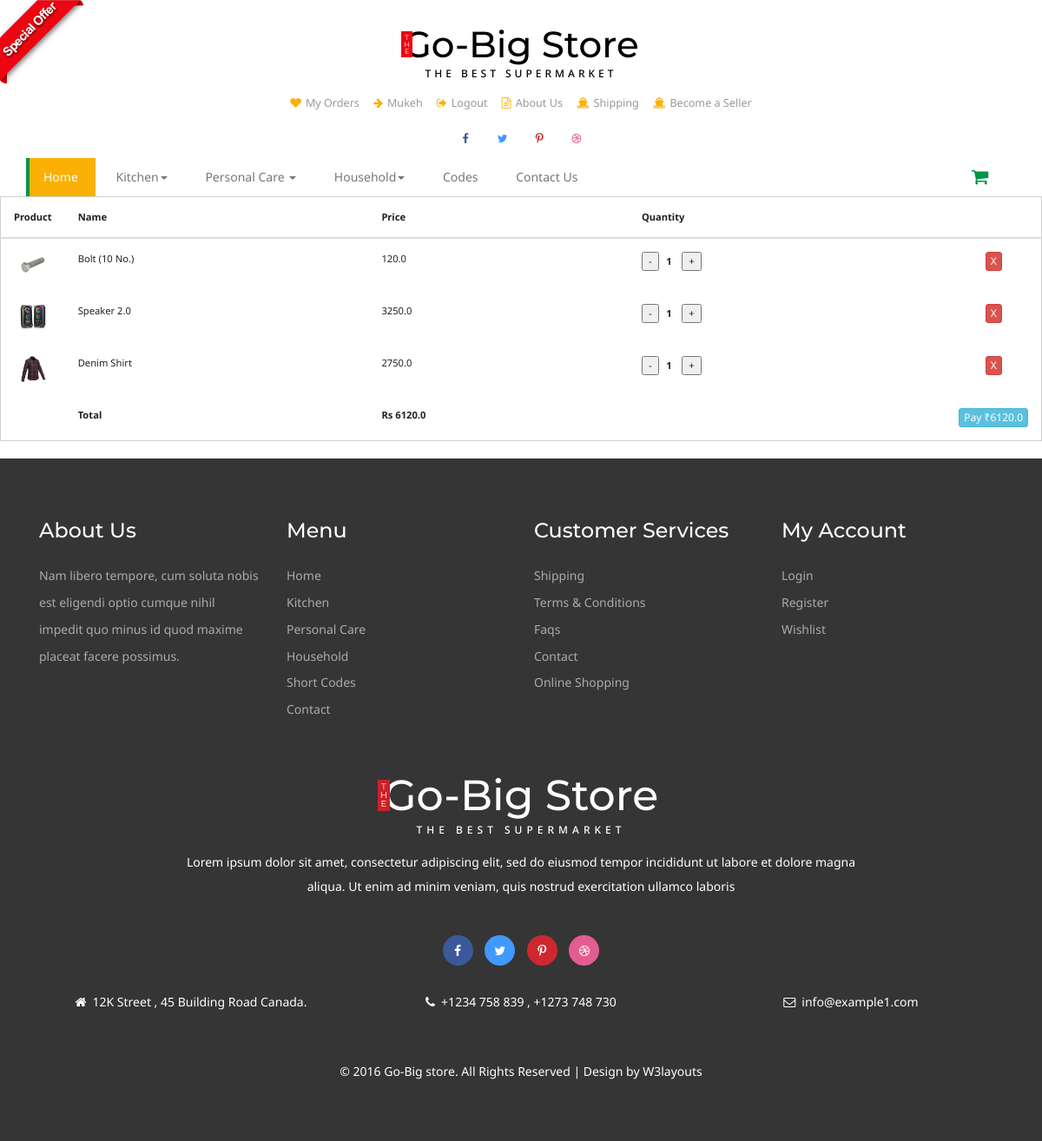
Screenshot of /cart/ (signed in) with the database file from the repository.
### buyer/models.py (models this page shows, shortened)
class Buyer(models.Model):
    first_name = models.CharField(max_length=50)
    last_name = models.CharField(max_length=50)
    email = models.EmailField(unique=True)
    password = models.CharField(max_length=50)
    address = models.TextField(max_length=250)

class Cart(models.Model):
    product =  models.ForeignKey(Product, on_delete=models.CASCADE)
    buyer =  models.ForeignKey(Buyer, on_delete=models.CASCADE)
    quantity = models.IntegerField(default=1)

### seller/models.py (models this page shows, shortened)
class Product(models.Model):
    product_name = models.CharField(max_length=100)
    desc = models.CharField(max_length=200)
    price = models.FloatField(default=1.0)
    product_stock = models.IntegerField(default=0)
    product_pic = models.FileField(upload_to='product_pics', default='productdef.png')
    seller = models.ForeignKey(Seller, on_delete=models.CASCADE)

### buyer/views.py (the view)
# urls.py: path('cart/',cart,name='cart'),
def cart(request):
    try:
        active(request)
        cart_items = Cart.objects.filter(buyer=active_user)
        global total_price
        total_price = 0
        for i in cart_items:
            total_price += (i.product.price*i.quantity)
        if total_price > 0:
            currency = 'INR'
            amount = total_price * 100  # Rs. 200
            razorpay_order = razorpay_client.order.create(dict(amount=amount,
                                                            currency=currency,
                                                            payment_capture='0'))
            razorpay_order_id = razorpay_order['id']
            callback_url = 'paymenthandler/'
            context = {}
            context['razorpay_order_id'] = razorpay_order_id
            context['razorpay_merchant_key'] = settings.RAZOR_KEY_ID
            context['razorpay_amount'] = amount
            context['currency'] = currency
            context['callback_url'] = callback_url
            context['active_user'] = active_user
            context['cart_items'] = cart_items
            context['total_price'] = total_price
            return render(request, 'cart.html', context= context)
        else:
            return render(request, 'cart.html', {'active_user': active_user,'cart_items' : cart_items,'total_price': total_price})
    except:
        return redirect('login')

### buyer/views.py (called while the page is built)
def active(request):
    global active_user
    active_user = Buyer.objects.get(email=request.session['email'])

### buyer/templates/cart.html (shortened to what this page needs)
{% load static %}
<!DOCTYPE html>
<html>
<head>
<link href='{% static "css/bootstrap.css" %}' rel='stylesheet' type='text/css' />
<link href='{% static "css/style.css" %}' rel='stylesheet' type='text/css' />
<link href='{% static "css/font-awesome.css" %}' rel="stylesheet">
	<link rel="stylesheet" href='{% static "css/jstarbox.css" %}' type="text/css" media="screen" charset="utf-8" />
</head>
<body>
<a href='{% url "offer" %}'><img src='{% static "images/download.png" %}' class="img-head" alt=""></a>
{% include "./header.html" %}
<table class="table table-hover table-responsive" id="my-cart-table">
    <thead>
        <tr>
            <th>Product</th>
            <th>Name</th>
            <th>Price</th>
            <th>Quantity</th>
            <th></th>
          </tr>
    </thead>
  <tbody id = 'rows'>
    {% if cart_items %}
    {% for i in cart_items %}
    <tr  >
      <td class="text-center" style="width: 30px">
        <img width="30px" height="30px" src="{{i.product.product_pic.url}}" />
      </td>
      <td>{{i.product.product_name}}</td>
      <td >{{i.product.price}}</td>
      <td >
        <a href={% url "remove" i.id %}><button>-</button></a>
        &nbsp;&nbsp;<b>{{i.quantity}}</b>
        <a href={% url "add" i.id %}><button>+</button></a>
      </td>
      <td title="Remove from Cart" class="text-center" style="width: 30px">
        <button class="btn btn-xs btn-danger my-product-remove" onclick = 'del_item({{i.id}})'
          >X</button
        >
      </td>
    </tr>
    {% endfor %}
    {% else %}
    <tr>
    <td colspan = 5 class="text-center" > Cart is Empty </td>
    </tr>
    {% endif %}
  </tbody>
<tfoot id='pay'>
    <tr >
      <td></td>
      <td><strong>Total</strong></td>
      <td><strong id="my-cart-grand-total">Rs {{total_price}}</strong></td>
      <td></td>
      <td>
        <button id="pay-btn"
        class="btn btn-xs btn-info"
        >Pay ₹{{total_price}}</button>
      </td>
    </tr>
  </tfoot>
</table>
{% include "./footer.html" %}
</body>
</html>

### buyer/templates/header.html (shortened to what this page needs)
{% load static %}
<div class="header">
  <div class="container">
    <div class="logo">
      <h1>
        <a href='{% url "index" %}'
          ><b>T<br />H<br />E</b>Go-Big Store<span>The Best Supermarket</span></a
        >
      </h1>
    </div>
    <div class="head-t">
      <ul class="card">
        {% if active_user %}
        <li>
          <a href='{% url "myorder" %}'
            ><i class="fa fa-heart" aria-hidden="true"></i>My Orders</a
          >
        </li>
        <li>
            <a href='{% url "user_profile" %}'
              ><i class="fa fa-arrow-right" aria-hidden="true"></i>{{active_user.first_name}}</a
            >
          </li>
        <li>
          <a href='{% url "logout" %}'
            ><i class="fa fa-sign-out" aria-hidden="true"></i>Logout</a
          >
        </li>
          {% endif %}
        <li>
          <a href='{% url "about" %}'
            ><i class="fa fa-file-text-o" aria-hidden="true"></i>About Us</a
          >
        </li>
        <li>
          <a href='{% url "shipping" %}'
            ><i class="fa fa-ship" aria-hidden="true"></i>Shipping</a
          >
        </li>
        <li>
          <a href='{% url "seller_index" %}'
            ><i class="fa fa-ship" aria-hidden="true"></i>Become a Seller</a
          >
        </li>
      </ul>
    </div>
    <div class="header-ri">
      <ul class="social-top">
        <li>
          <a href="#" class="icon facebook"
            ><i class="fa fa-facebook" aria-hidden="true"></i></a>
        </li>
        <li>
          <a href="#" class="icon twitter"
            ><i class="fa fa-twitter" aria-hidden="true"></i></a>
        </li>
        <li>
          <a href="#" class="icon pinterest"
            ><i class="fa fa-pinterest-p" aria-hidden="true"></i></a>
        </li>
        <li>
          <a href="#" class="icon dribbble"
            ><i class="fa fa-dribbble" aria-hidden="true"></i></a>
        </li>
      </ul>
    </div>
    <div class="nav-top">
      <nav class="navbar navbar-default">
        <div class="collapse navbar-collapse" id="bs-megadropdown-tabs">
          <ul class="nav navbar-nav">
            <li class="active">
              <a href='{% url "index" %}' class="hyper"><span>Home</span></a>
            </li>
            <li class="dropdown">
              <a href="#" class="dropdown-toggle hyper" data-toggle="dropdown"
                ><span>Kitchen<b class="caret"></b></span
              ></a>
            </li>
            <li class="dropdown">
              <a href="#" class="dropdown-toggle hyper" data-toggle="dropdown"
                ><span> Personal Care <b class="caret"></b></span
              ></a>
            </li>
            <li class="dropdown">
              <a href="#" class="dropdown-toggle hyper" data-toggle="dropdown"
                ><span>Household<b class="caret"></b></span
              ></a>
            </li>
            <li>
              <a href='{% url "codes" %}' class="hyper"> <span>Codes</span></a>
            </li>
            <li>
              <a href='{% url "contact" %}' class="hyper"
                ><span>Contact Us</span></a
              >
            </li>
          </ul>
        </div>
      </nav>
      <div class="cart">
        <span class="fa fa-shopping-cart my-cart-icon"
          ></span>
      </div>
      <div class="clearfix"></div>
    </div>
  </div>
</div>

### rows the page displays
Buyer: first_name "Mukeh"
Cart: product.product_pic (picture), product.product_name "Bolt (10 No.)", product.price "120.0", quantity "1"
Cart: product.product_pic (picture), product.product_name "Speaker 2.0", product.price "3250.0", quantity "1"
Cart: product.product_pic (picture), product.product_name "Denim Shirt", product.price "2750.0", quantity "1"

### other values shown
{{ total_price }} "6120.0"
